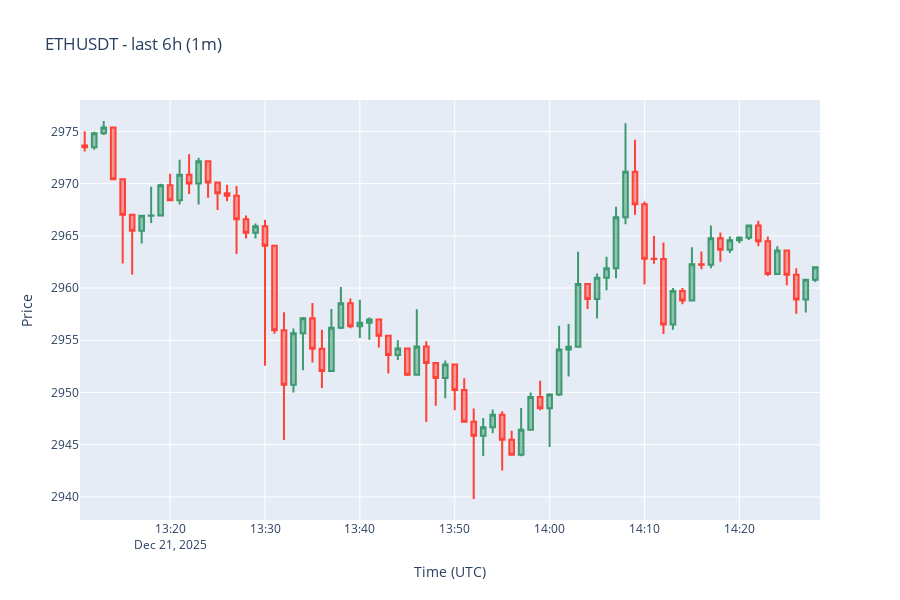

The notebook cell this image was saved under:
### Markdown cell above
## 3) Plotly candlestick chart for a symbol

This helper fetches candles for a time range and renders a Plotly candlestick chart.

### Code cell
import plotly.graph_objects as go

async def fetch_candles(symbol: str, start: datetime, end: datetime) -> pd.DataFrame:
    sql = text("""
        SELECT timestamp, open, high, low, close, volume, turnover, is_confirmed
        FROM candles_1m
        WHERE symbol = :symbol
          AND timestamp >= :start_ts
          AND timestamp <  :end_ts
        ORDER BY timestamp ASC
    """)

    async with SessionLocal() as session:
        res = await session.execute(sql, {
            "symbol": symbol,
            "start_ts": start,
            "end_ts": end,
        })
        rows = res.mappings().all()

    df = pd.DataFrame(rows)
    if not df.empty:
        df["timestamp"] = pd.to_datetime(df["timestamp"], utc=True)
    return df

def plot_candles(df: pd.DataFrame, title: str = "") -> go.Figure:
    if df.empty:
        raise ValueError("No candles to plot for the specified range.")

    fig = go.Figure(
        data=[go.Candlestick(
            x=df["timestamp"],
            open=df["open"],
            high=df["high"],
            low=df["low"],
            close=df["close"],
            name="1m"
        )]
    )
    fig.update_layout(
        title=title or "Candles",
        xaxis_title="Time (UTC)",
        yaxis_title="Price",
        xaxis_rangeslider_visible=False,
        height=600,
    )
    return fig

symbol = "ETHUSDT"
end = utc_floor_minute(datetime.now(timezone.utc))
start = end - timedelta(hours=6)
df_btc = await fetch_candles(symbol, start, end)
fig = plot_candles(df_btc, f"{symbol} - last 6h (1m)")
fig.show()
